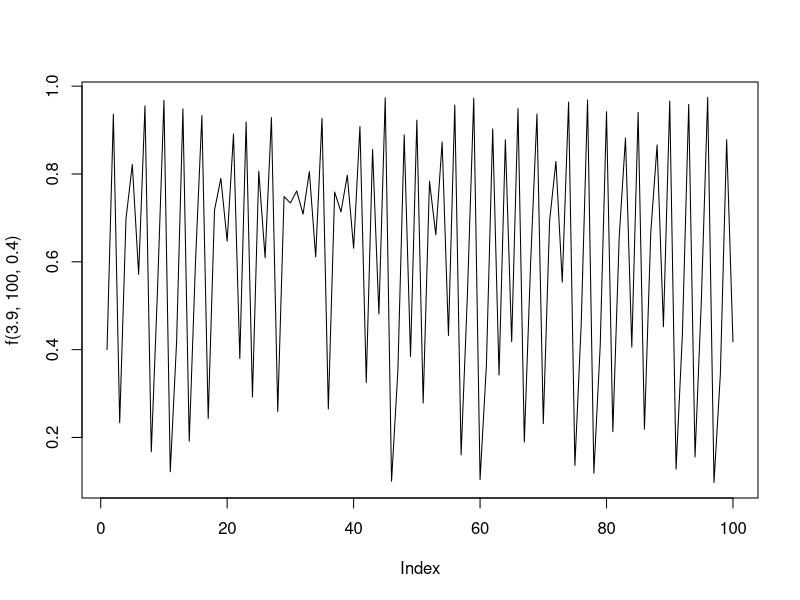
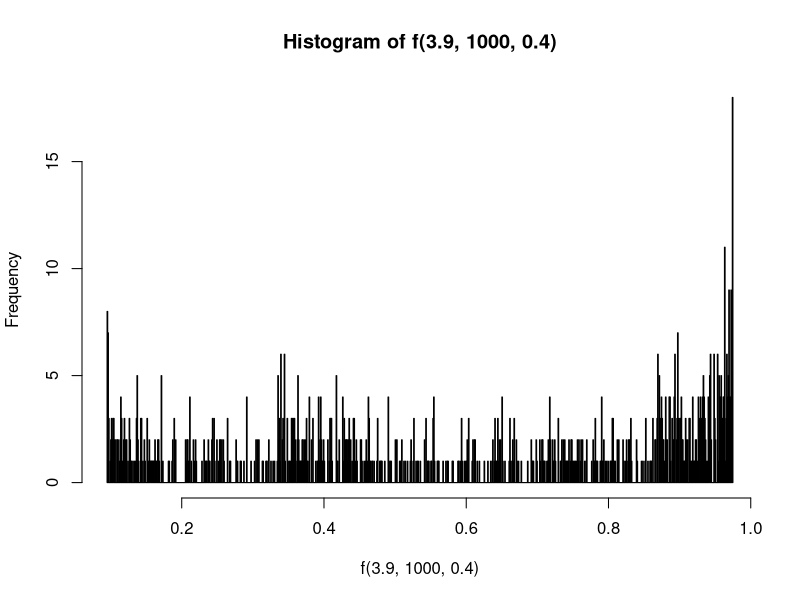
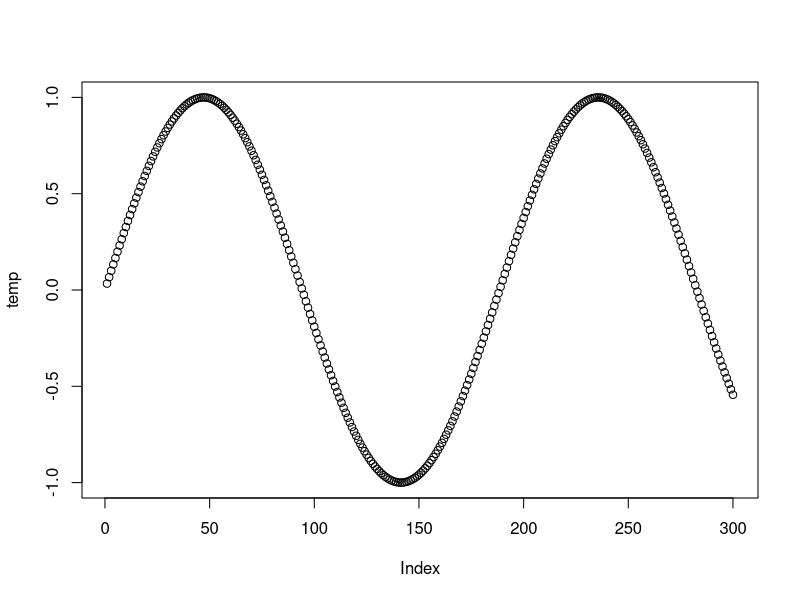
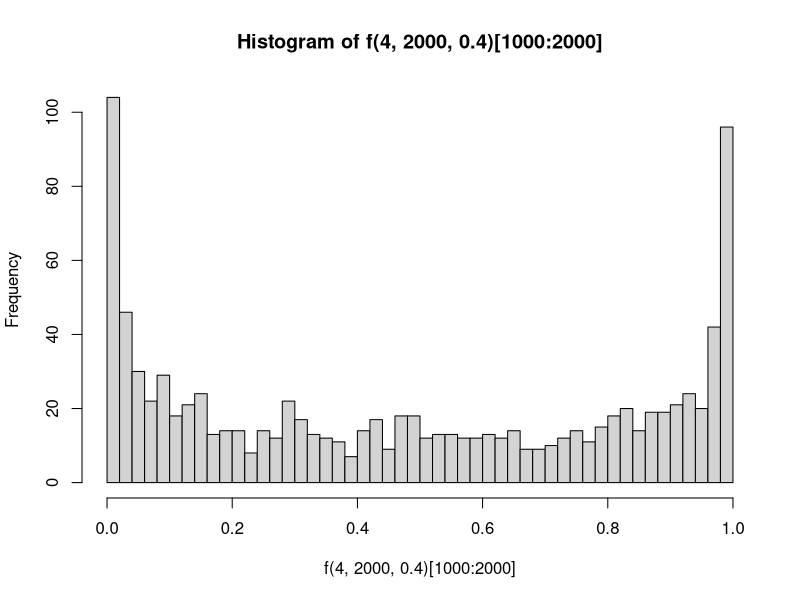
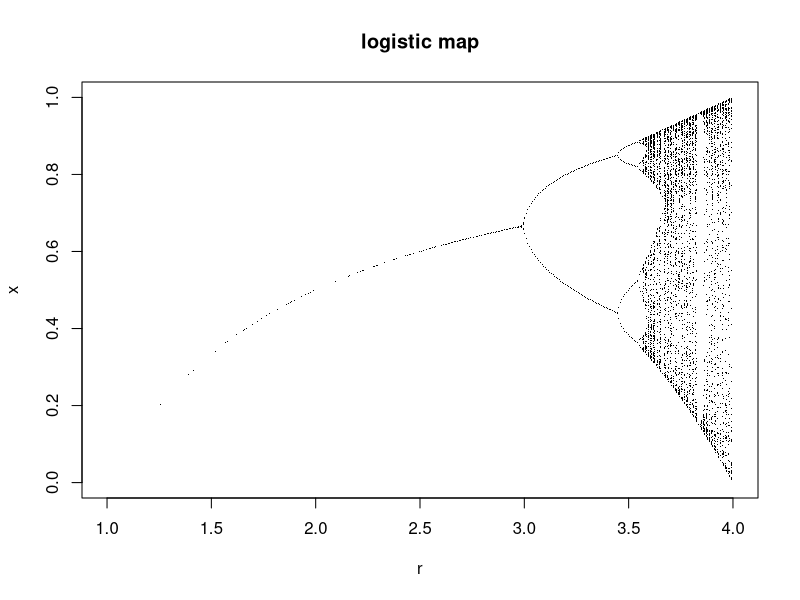

Recreate these plots in R, in order.

#logistic difference equation, with parameter r, N iterations, and initial value x0
f = function(r,N,x0)
{
  x <- vector()
  x[1]<-x0
  for (i in 2:N)  x[i]<-r*x[i-1]*(1-x[i-1])
  return(x)
}


#determine the values of the local extrema and give them back in a vector
local_extrema <- function(x)
{
	result <- vector()
	for (i in 1:(length(x)-2))
	{
	if ((x[i]<x[i+1]) && (x[i+1] > x[i+2])) result<-c(result,x[i+1]) #save the local maximum in the result vector
      if ((x[i]>x[i+1]) && (x[i+1] < x[i+2])) result<-c(result,x[i+1]) #savel the local minimum in the result vector
	}
	return(result)
}


#test the functions:

#Test the logistic difference equation function
plot(f(3.9,100,0.4),type="l")  

hist(f(3.9,1000,0.4),1000)



#Test the local extrema function
temp<-sin((1:300)/30)
plot(temp)
local_extrema(temp)

#test histo

hist(f(4,2000,0.4)[1000:2000],breaks=50)

#main program

resolution<-400  #number of r-parameter values to be scanned
rlim<-c(1,4)     #minimum and maximum r-value
xlim<-c(0,1)     #minimum and maximum x-value


r<-rlim[1]+(1:resolution)*((rlim[2]-rlim[1])/resolution) #vector of all r-values we will scan

plot(xlim=rlim,ylim=xlim,1,type="n",xlab="r",ylab="x",main="logistic map") #empty plot with axes and title

for (i in 1:resolution)
{
  temp<-f(r[i],300,0.5)[200:300]
  save<-local_extrema(temp)
  points(rep(r[i],length(save)),save,pch=".")
}
